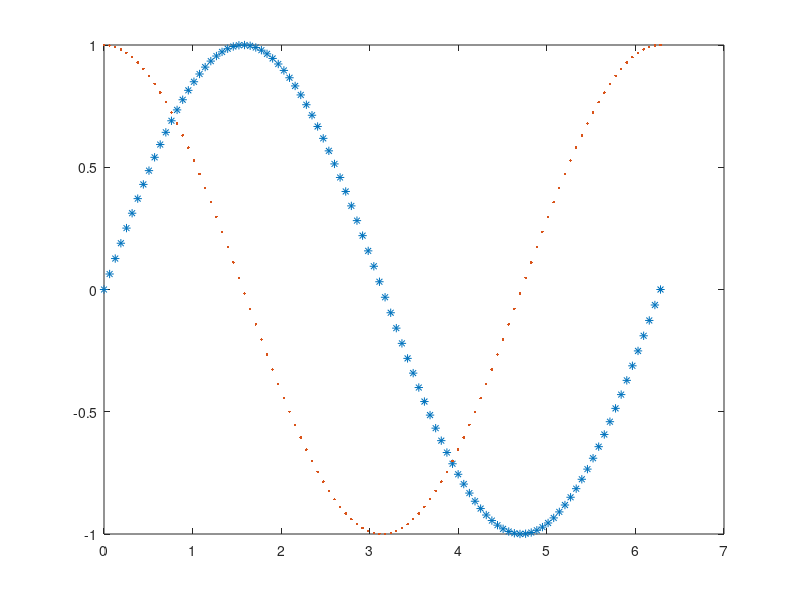

MATLAB code for this plot:
y = [1,1,2,3,5,8,13,21];
plot(y)
x = [0,0.1,0.2,0.3,0.4,0.5,0.6,0.7];
plot(x,y) %vector must be same size.
size(y)
size(x)

x = linspace(0,100,200);
y = sin(x);
plot(x,y)

x = linspace(0,2*pi,100);
y = sin(x);
plot(x,y)
y2 = cos(x);
plot(x,y,x,y2)
plot(x,y,'*',x,y2,'.') %just for fancy






